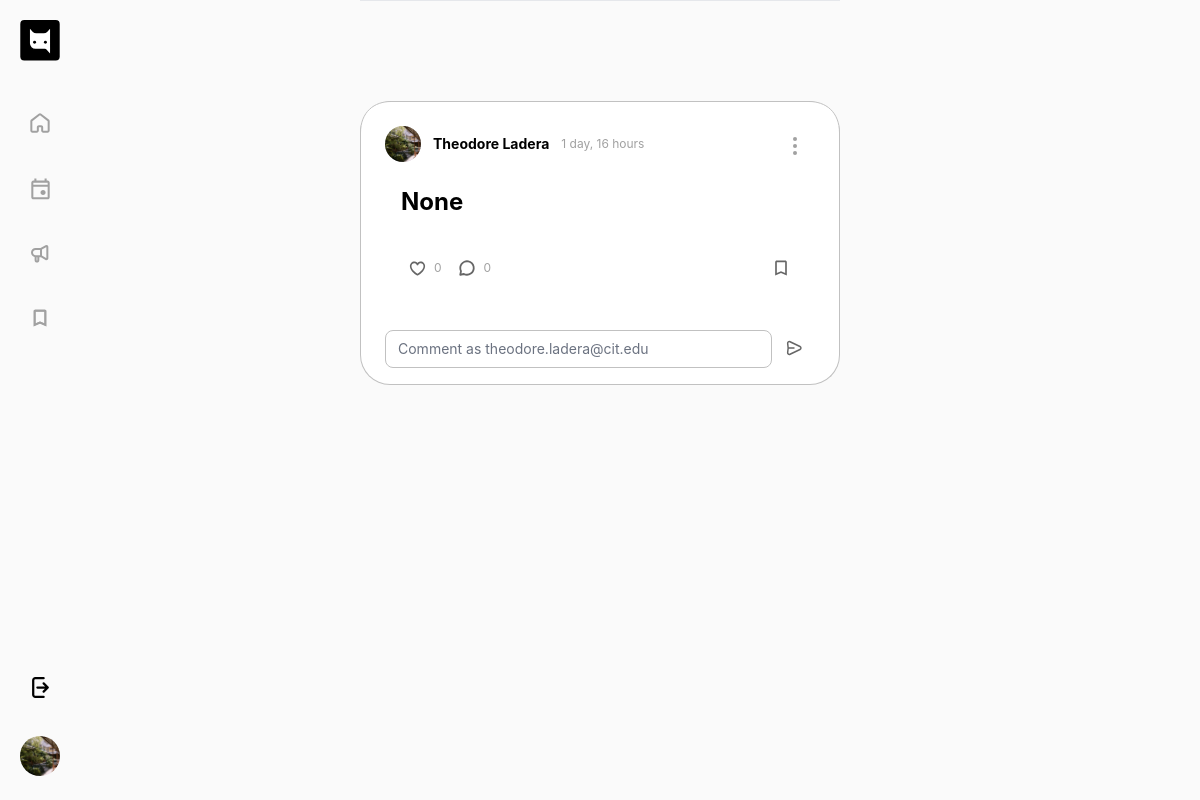
/post/23 (signed in), run on an earlier commit of the app's database.
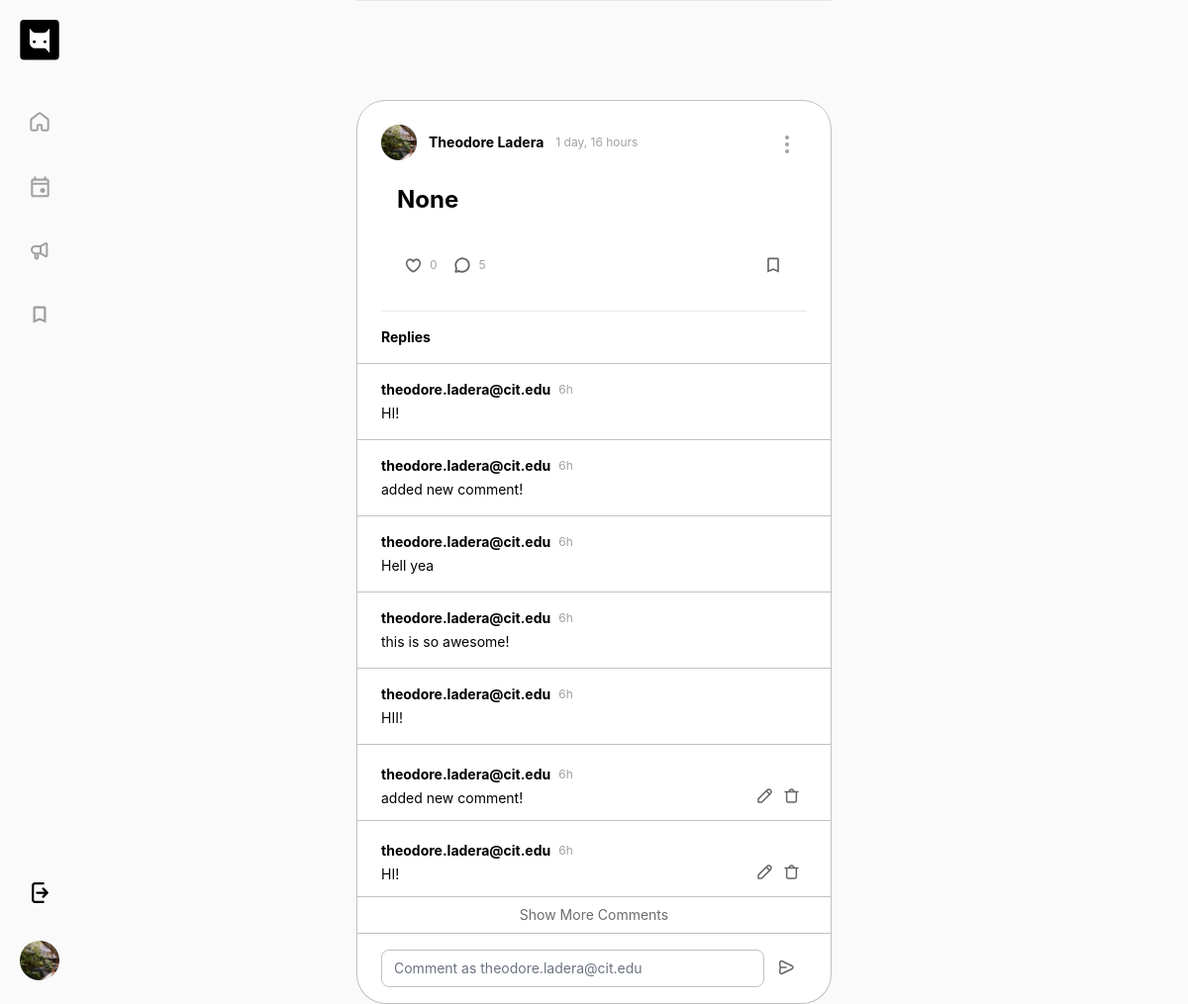
And on a later commit of the database.
### dashboard/models.py (models this page shows, shortened)
class Post(models.Model):
    title = models.CharField(max_length=100, blank=True, null=True)
    author = models.ForeignKey(settings.AUTH_USER_MODEL, on_delete=models.CASCADE, related_name='posts')
    content = tinymce_models.HTMLField()
    image = models.ImageField(upload_to='images/', blank=True, null=True, default='')
    date_posted = models.DateTimeField(auto_now_add=True)
    last_edited = models.DateTimeField(auto_now=True)
    is_deleted = models.BooleanField(default=False)

class Comment(models.Model):
    author = models.ForeignKey(settings.AUTH_USER_MODEL, on_delete=models.CASCADE, related_name='comments')
    post = models.ForeignKey(Post, on_delete=models.CASCADE, related_name='comments')
    content = models.TextField()
    date_posted = models.DateTimeField(auto_now_add=True)
    last_edited = models.DateTimeField(auto_now=True)
    is_deleted = models.BooleanField(default=False)

### userprofile/models.py (models this page shows, shortened)
class Profile(models.Model):
    student = models.OneToOneField('authentication.Student', on_delete=models.CASCADE ,related_name='profile')
    username = models.CharField(null=True,max_length=150)
    bio = models.TextField(null=True, blank=True)
    cover_image = models.ImageField(null=True, blank=True, upload_to="images/",  default="images/cover_photo.png")
    profile_image = models.ImageField(null=True, blank=True, upload_to="images/", default="images/default_profile_pic.png")
    title = models.CharField(null=True, blank=True ,max_length=150)
    post_count = models.IntegerField(default=0)
    comment_count = models.IntegerField(default=0)
    like_count = models.IntegerField(default=0)
    social_links = models.JSONField(null=True,default=dict, blank=True)

### authentication/models.py (models this page shows, shortened)
class Student(AbstractBaseUser):
    email = models.EmailField(unique=True, validators=[validate_email])
    first_name = models.CharField(max_length=30, blank=True)
    last_name = models.CharField(max_length=30, blank=True)
    """user_bio = models.TextField(blank=True)"""
    is_active = models.BooleanField(default=False)
    is_admin = models.BooleanField(default=False)
    is_verified = models.BooleanField(default=False)
    objects = StudentManager()
    USERNAME_FIELD = 'email'
    def __str__(self):
        return self.email

### dashboard/views.py (the view)
# urls.py: path('post/<int:post_id>', views.post_detail, name='post_detail'),
def post_detail(request, post_id):
    post = get_object_or_404(Post, pk=post_id)
    comments = post.comments.filter(is_deleted=False).order_by('-date_posted')
    if request.user.is_authenticated:
        user_liked = post.likes.filter(author=request.user).exists()
        user_saved = post.saves.filter(author=request.user).exists()
    else:
        user_liked = False
        user_saved = False
    return render(request, 'dashboard.html', {
        'post': post,
        'comments': comments,
        'user_liked': user_liked,
        'user_saved': user_saved
    })

### dashboard/templatetags/custom_filters.py (called while the page is built)
@register.filter
def timesince_first(value):
    time_str = timesince(value)
    first_unit = time_str.split(",")[0].strip()  # Get the first unit and remove extra spaces
    abbreviations = {
        "minutes": "m",
        "minute": "m",
        "hours": "h",
        "hour": "h",
        "days": "d",
        "day": "d",
        "weeks": "w",
        "week": "w",
        "months": "mo",
        "month": "mo",
        "years": "y",
        "year": "y",
    }
    for word, abbrev in abbreviations.items():
        if word in first_unit:
            number_part = first_unit.split()[0]  # Get the number part
            return number_part + abbrev  # Concatenate without space
    return first_unit  # Fallback in case no match is found

### dashboard/templates/dashboard.html (shortened to what this page needs)
{% load static tailwind_tags %} {% load static %}
<!DOCTYPE html>
<html lang="en">
  <head>
    {% tailwind_css %}
  </head>
  <body class="text-sm bg-bg-gray">
    <div class="w-auto h-full rounded-xl flex">
      <div>
        {% include "left_panel.html" %}
      </div>
      <div class="w-full h-full ">
          {% include "header_dashboard.html" %}
        <div class="flex flex-col w-full">
          <div class="m-auto w-full lg:w-2/5 md:w-3/5 top-0 sticky bg-white border border-border-gray border-t-0 rounded-b-[30px]">
            <div class="overflow-y-auto z-[-100]">
              {% include "main_feed.html" %}
            </div>
          </div>
        </div>
      </div>
    </div>
  </body>
</html>

### dashboard/templates/post_details.html (shortened to what the changed rows need)
{% load custom_filters %}
{% load static %}
<div>
  <div class="p-6 pb-1">
    <div class="flex justify-between">
      <div class="flex space-x-3 mb-4 w-full items-center">
        <div class="w-9 h-9 rounded-full bg-gray-300 hover:scale-105 active:scale-95 transform transition duration-300">
          <a href="{% url 'profile_view' post.author.id %}" class="block w-9 h-9">
            {% if post.author.profile.profile_image %}
                <img src="{{ post.author.profile.profile_image.url }}" alt="Profile Image" class="w-9 h-9 rounded-full object-cover">
            {% endif %}
          </a>
        </div>
        <div class="font-bold hover:underline cursor-pointer">{{ post.author.first_name }} {{ post.author.last_name }}</div>
        <div class="text-gray-font text-xs self-center">{{ post.date_posted|timesince }}</div>
      </div>
    </div>
    <div class="px-4 py-2">
      <h1 class="text-2xl font-bold mb-4">{{ post.title }}</h1>
    </div>
    <div class="px-4 pl-0 py-2 flex justify-between text-xs mb-4">
      <div class="flex items-center px-4">
        <button class="text-gray-font flex items-center cursor-pointer p-2 rounded-full hover:bg-hover-color hover:scale-105 active:scale-95 transform transition duration-300" onclick="toggleLike('{{ post.id }}')">
          <div class="mx-2 ml-0" id="like-svg-{{ post.id }}">
          </div>
          <span id="like-count-{{ post.id }}" class="flex items-center">{{ post.likes.count }}</span>
        </button>
        <button class="text-gray-font flex items-center cursor-pointer p-2 rounded-full hover:bg-hover-color hover:scale-105 active:scale-95 transform transition duration-300">
          <div class="mx-2 ml-0">{% include "assets/iconamoon_comment.svg" %}</div>
          <span class="flex items-center">{{ post.comments.count }}</span>
        </button>
      </div>
    </div>
  </div>
<div class="w-full">
    <div>
      {% if post.comments.count > 0 %}
      <div class="w-full px-6 mb-4">
        <hr/>
      </div>
    <h1 class="text-md font-bold pb-4 px-6 border border-x-0 border-t-0 border-b-border-gray">
      Replies
    </h1>
    {% endif %}
    <ul class="">
      {% for comment in comments %}
      <li class="px-6 py-4 space-y-1 border border-x-0 border-t-0 border-b-border-gray">
        <div class="flex space-x-2">
          <div class="font-bold">{{ comment.author }}</div>
          <div class="text-gray-font text-xs m-auto">{{ comment.date_posted|timesince_first }}</div>
        </div>
        <p>{{ comment.content }}</p>
      </li>
      {% endfor %}
    </ul>
  </div>
</div>
</div>
<div id="comment-section-{{ post.id }}">
  <div id="comments-{{ post.id }}" class="">
    <ul class="">
        {% for comment in post.comments.all|slice:"3:" %}
        <div id="comment-{{ comment.id }}" class="mt-2 comment">
          <li class="px-6 py-3 space-y-1 border border-x-0 border-t-0 border-b-border-gray">
              <div class="flex space-x-2">
                  <div class="font-bold">{{ comment.author.email }}</div>
                  <div class="text-gray-font text-xs m-auto">{{ comment.date_posted|timesince_first }}</div>
              </div>
              {% if comment.author == request.user %}
              <div class="flex justify-between w-full pr-2">
                <p>{{ comment.content }}</p>
                <div class="space-x-2">
                  <button onclick="editComment('{{ comment.id }}')">{% include "assets/tabler_pencil.svg" %}</button>
                  <button onclick="deleteComment('{{ comment.id }}')">{% include "assets/majesticons_delete-bin-line.svg" %}</button>
                </div>
              </div>
              {% endif %}
          </li>
      </div>
        {% endfor %}
    </ul>
    {% if post.comments.count > 3 %}
    <button id="show-more-btn-{{ post.id }}" onclick="showMoreComments('{{ post.id }}', 5)" class="text-gray-font1 px-6 py-2 border border-x-0 border-t-0 border-b-border-gray w-full">
        Show More Comments
    </button>
    {% endif %}
</div>
</div>

What changed in the data, as far as the page shows it:
changed Post "None": comments.count "0" → "5"
added Comment: author "theodore.ladera@cit.edu", date_posted "6h", content "HI!", author.email "theodore.ladera@cit.edu"
added Comment: author "theodore.ladera@cit.edu", date_posted "6h", content "added new comment!", author.email "theodore.ladera@cit.edu"
added Comment: author "theodore.ladera@cit.edu", date_posted "6h", content "Hell yea", shown under "Replies"
added Comment: author "theodore.ladera@cit.edu", date_posted "6h", content "this is so awesome!", shown under "Replies"
added Comment: author "theodore.ladera@cit.edu", date_posted "6h", content "HII!", shown under "Replies"
Also different on the page:
text now shown: "Replies Show More Comments"
